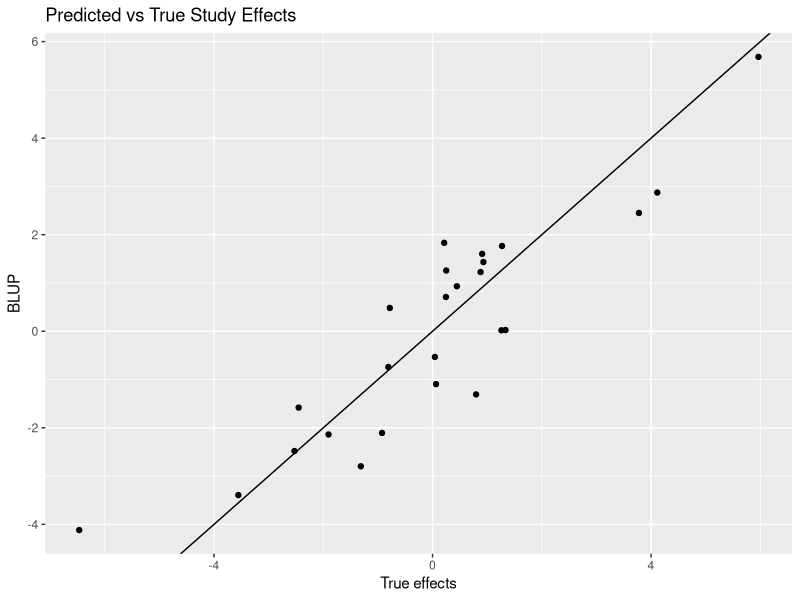
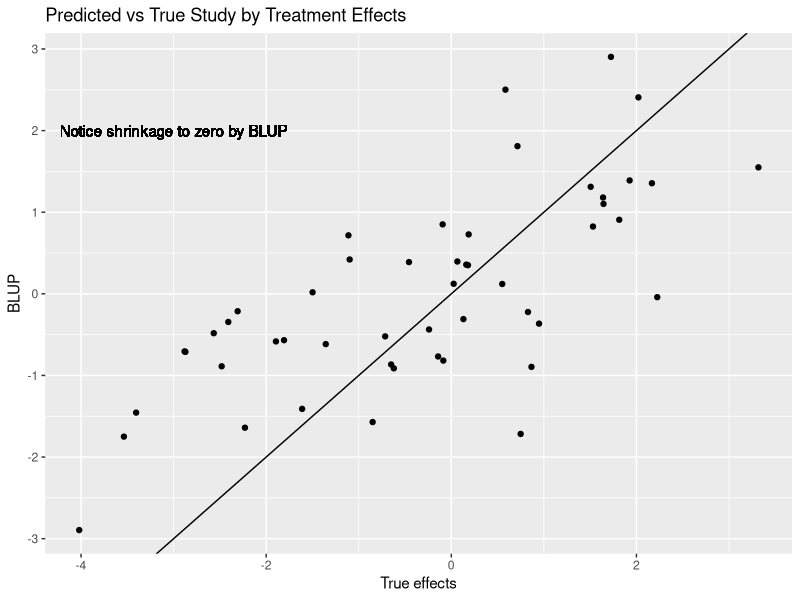
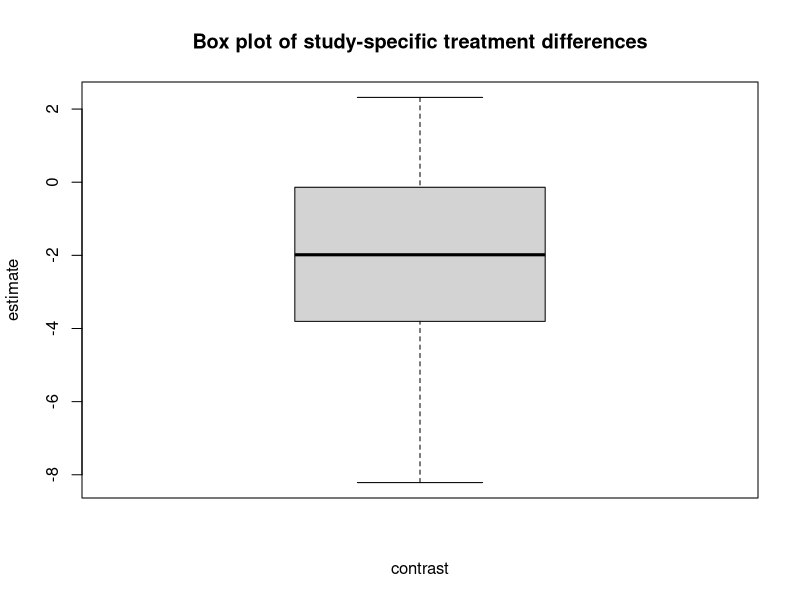

These charts were generated, in order, by the following R code: (Note: this script raises an error after producing the figures.)
## ---- chunk 1
knitr::opts_chunk$set(echo = TRUE,root.dir="C:/Users/Robert J. Tempelman/OneDrive - Michigan State University/Tempelman/Meta_analysis/Simulation")
# set default directory
## ---- chunk 2
library(tidyverse,ggplot2)
rm(list=ls())
set.seed(50)  # set seed for reproducibility.
heterorun = TRUE  # you could set this to FALSE for smaller studies.
nStudy = 25  # Number of studies
ntrt = 2     # Number of treatments 
(nreps =sample(seq(40,60,2),nStudy,replace=TRUE)) 
## ---- chunk 3
getwd()  # Let's make sure you're in the right directory
##### THE FOLLOWING JUST SIMULATES SOME DATA BASED ON THE FOLLOWING SPECIFICATIONS   #####
##########################################################################################################
######################## BEGINNING OF SIMULATION #########################################################
##########################################################################################################

# we should all simulate exactly the same data if we use the same seed!!!

# Let's data from a number (nStudy) of studies, each being a completely randomized design involving two treatments.

#We'll set the variance components 

# In a 
sigmae = 5  # residual (within cow) variance
sigmacow = 5  # between-cow variance
sigmastudy = 5  # between-study variance
  # i.e., some studies are characterized by above/below average responses!
sigmastudytrt = 3  # study by trt interaction variance
  # i.e., non-zero sigmastudytrt: treatment differences may randomly differ because of differences in preparations.

cat("number of cows per treatment per study",sep="\n")
 # simulated different number of reps per Study varying anywhere from 40 60 in increments of 2.
# ok typically studies are not really this big but wanting to demonstrate how to estimate heterogeneous residual variances per treatment in a joint analysis
# (a Bayesian analysis would be far more suitable for this.).  Otherwise, we can delete that code.
overallmean = 40
trteffects = seq(-1,+1,length.out=ntrt)  # treatment effects relative to overall mean
(trtlabels = toupper(letters[1:ntrt]))

Studyeffects = rnorm(sd=sqrt(sigmastudy),nStudy)  # simulated study effects

studytrtint = vector(mode="list",length= nStudy)  # simulated study x treatment effects
for (Study in 1:nStudy){
  studytrtint[[Study]]=rnorm(sd = sqrt(sigmastudytrt),ntrt)
}

# save the true study by treatment effects for later.
study_trt = unlist(studytrtint)
Study_Trtlabels = expand.grid(trtlabels,1:nStudy)
Study_Trtlabels = paste0(Study_Trtlabels$Var1,':',Study_Trtlabels$Var2)
study_trt = data.frame(Study_Trtlabels,study_trt)

Study_data <- vector(mode="list",length=nStudy)  # we'll first save the data in this list, separate study for each element

for (Study in 1:nStudy) {
  Trt = rep(trtlabels,each=nreps[Study]) # get trt label assignments for each record
  Cow = seq(1:(ntrt*nreps[Study]))  # and cow labels for each record
  Trt_effects = rep(trteffects,each=nreps[Study])  #along with their effects
  Trt_Study_effects = rep(studytrtint[[Study]],each=nreps[Study]) # and the trt*study effects
  residuals = rnorm(sd = sqrt(sigmae+sigmacow),ntrt*nreps[Study]) # and finally the residuals
  FCM = round(overallmean + Trt_effects + Studyeffects[Study] + Trt_Study_effects + residuals,2)  # generate the record and round to 2nd decimal
  Study_data[[Study]] = data.frame(Study,Trt,Cow,FCM)  #store it.
}  

overallCRDdata = bind_rows(Study_data) %>% # the entire data set
    mutate(across(!starts_with('FCM'), as.factor))
cat("variable summary on meta-dataset",sep="\n")
str(overallCRDdata)
head(overallCRDdata)
write_csv(overallCRDdata,"overallCRDdata.csv")

##########################################################################################################
######################## END OF SIMULATION ###############################################################
##########################################################################################################
## ---- chunk 4
# Analysis of raw data

#IPD (Individual Performance Data)
# using raw data for data analyses
# assuming equal residual variances for each study

library(emmeans)  # library useful for computing treatment means and mean differences
emm_options(pbkrtest.limit = nrow(overallCRDdata))  # allows KR degrees of freedom for specified size of dataset (default = 3000)
  # naive analysis that ignores study effects

# Common effects analysis (Ignoring Study Heterogeneity!)
fixed_analysis = lm(FCM~Trt,data=overallCRDdata)  # Fit Trt as only factor
summary(fixed_analysis)
fixed_Trt= emmeans(fixed_analysis,"Trt")
(fixed_effects_means = summary(fixed_Trt))
(fixed_effects_diff = pairs(fixed_Trt))
## ---- chunk 5
library(lme4)  # mixed model procedure in R.
overall_analysis = lmer(FCM~Trt+(1|Study/Trt),data=overallCRDdata)  # Fit Trt as Fixed, Study and Study*Trt as random
summary(overall_analysis)
lsmeansraw_Trt= emmeans(overall_analysis,"Trt")
(overall_meansraw = summary(lsmeansraw_Trt))
(effectsize_raw = pairs(lsmeansraw_Trt))
## ---- chunk 6
# This is really not important but it might be need to see how the estimated (Predicted) study effects line up with the truth
# Estimated ("Predicted") Study Effects
BLUP_Studyeffects = coef(overall_analysis)$Study[,1]-mean(coef(overall_analysis)$Study[,1])  # need to subtract the mean to express relative to zero
trt = data.frame(Studyeffects,BLUP_Studyeffects)
# Plot Estimated ("Predicted") Study Effects vs True Study Effects
ggplot(data=trt,aes(x=Studyeffects ,y=BLUP_Studyeffects)) + geom_point() + geom_abline(intercept=0,slope=1) +
  ggtitle("Predicted vs True Study Effects") +
  xlab("True effects") + 
  ylab("BLUP")

## ---- chunk 7
# Let's do the same thing for the study by treatment effects
#Estimated study by treatment effects 
BLUP_study_trt = coef(overall_analysis)$`Trt:Study`[,1]-mean(coef(overall_analysis)$`Trt:Study`[,1]) # need to subtract the mean to express relative to zero
BLUP_study_trt = data.frame(rownames(coef(overall_analysis)$`Trt:Study`),BLUP_study_trt)
colnames(BLUP_study_trt) = c("Study_Trtlabels","BLUP_study_trt")
study_trt = study_trt %>%
   left_join(BLUP_study_trt,by=c("Study_Trtlabels"))
# Plot Estimated ("Predicted") Study by Treatment Effects vs True Study by Treatment Effects
ggplot(study_trt,aes(x=study_trt ,y=BLUP_study_trt)) + geom_point() + geom_abline(intercept=0,slope=1) +
  ggtitle("Predicted vs True Study by Treatment Effects") +
  xlab("True effects") + 
  ylab("BLUP") +
  geom_text(x=-3, y=2, label="Notice shrinkage to zero by BLUP")

## ---- chunk 8
if(heterorun) {
library(nlme)
# modeling heterogeneous residual variances across Studies and including random effects of Study and Treatment by Study
##  THIS MIGHT BE CONSIDERED THE REFERENCE ANALYSIS AGAINST A META-ANALYSIS ONLY USING SUMMARY STATISTICS IF INDIVIDUAL COW DATA WAS READILY AVAILABLE AND RESIDUAL VARIABILITY WAS TRULY HETEROGENEOUS ACROSS STUDIES
##  HOWEVER THIS MIGHT NOT TYPICALLY CONVERGE IF INDIVIDUAL STUDIES ARE "SMALL"
### FURTHERMORE, IF OTHER VARIANCE COMPONENTS ARE TRULY HETEROGENEOUS ACROSS STUDIES, THEN THIS IS REALLY NOT THE RIGHT REFERENCE ANALYSIS
### WOULD NEED A BAYESIAN APPROACH TO MODEL HETEROGENEOUS VARIANCE COMPONENTS ACROSS STUDIES BUT BEYOND SCOPE OF THIS WORKSHOP.
hetero.lme <- lme(FCM ~ Trt , data=overallCRDdata, random = ~ 1|Study/Trt, weights=varIdent(form = ~ 1 | Study),method="REML")  # this will not always converge
summary(hetero.lme)  
lsmeansraw_Trt_hetero= emmeans(hetero.lme,"Trt")
(overall_meansraw_hetero = summary(lsmeansraw_Trt_hetero))


# doesn't seem to be a big difference between the two (hetero versus homogeneous residual variances)
(effectsize_raw_hetero  = pairs(lsmeansraw_Trt_hetero))
effectsize_raw
}

## ---- chunk 9
 #need to create some functions first.
# need to create a separate function for model
separate_model = function(df) {
  lm(FCM~Trt,data=df)
}

# function to save the mean trt difference for each Study
contrast = function(model) {
  lsmeans_Trt= emmeans(model,"Trt")
  effectsize = pairs(lsmeans_Trt)
  effectsize = as.data.frame(summary(effectsize))
  return(effectsize)
}

# function to save the trt means for each Study
lsmeans = function(model) {
  lsmeans_Trt= emmeans(model,"Trt")
  means = summary(lsmeans_Trt)
  return(means)
}

## ---- chunk 10
Study1_analysis = lm(FCM~Trt,data=filter(overallCRDdata,Study==1))
joint_tests(Study1_analysis)
summary(Study1_analysis)
lsmeans(Study1_analysis)
contrast(Study1_analysis)

## ---- chunk 11
Study_specific_contrasts = overallCRDdata %>%
  group_by(Study) %>%
  nest() %>%
  mutate(model = map(data,separate_model)) %>%
  mutate(effectsize = map(model,contrast)) %>%
  mutate(nrec = as.numeric(map(data,nrow))) %>% 
  unnest(effectsize)    %>%
  dplyr::select(-c(data,model)) %>%
  mutate(weight = (1/SE)^2) %>%  # What i use in the mixed model
  mutate(sampvar = SE^2)         # What the r package metafor needs

head(Study_specific_contrasts)
## ---- chunk 12
# this might not be too helpful to look at if there is a lot of differences in standard errors between studies.
boxplot(estimate~contrast,main="Box plot of study-specific treatment differences",data=Study_specific_contrasts)
# let's just consider the A-B contrast for now
Study_specific_contrastsAB = filter(Study_specific_contrasts,contrast=='A - B')
## ---- chunk 13
weighted.mean(Study_specific_contrastsAB$estimate,Study_specific_contrastsAB$weight)
(stderr = (sum(Study_specific_contrastsAB$weight))^(-1/2))
## ---- chunk 14
# glmmTMB is used because it allows one to fix the residual variance to 1 (just a "trick" to allow proper weightings by 1/SE^2 which already reflect residual var!)
library(glmmTMB)
# overall mean model
FM_1meta <- glmmTMB(estimate ~ 1 ,
                weights = weight,
                family = gaussian,
                REML=TRUE,
                data = Study_specific_contrastsAB,
                start = list(betad = log(1)),  # fix residual variance = 1
                map = list(betad = factor(NA))
)
summary(FM_1meta)
## ---- chunk 15
library(metafor)
(res_EE = rma.uni(yi=estimate,vi=sampvar,data=Study_specific_contrastsAB,method="EE"))  # common effects
forest(res_EE)
## ---- chunk 16

library(glmmTMB)
# random effects model
RM_1meta <- glmmTMB(estimate ~ 1 + (1|Study),  
              weights = weight,
              family = gaussian,
              REML=TRUE,
              data = Study_specific_contrastsAB,
              start = list(betad = log(1)),  # fix residual variance = 1
              map = list(betad = factor(NA))
)
summary(RM_1meta)

## ---- chunk 17
vc = VarCorr(RM_1meta)  # variance components
print(vc,comp=("Variance"))

## ---- chunk 18
(res_REML = rma.uni(yi=estimate,vi=sampvar,data=Study_specific_contrastsAB,method="REML"))  # default
forest(res_REML)
## ---- chunk 19

# mixed model
anova(res_EE,res_REML)  # likelihood ratio test to test for differences in heterogeneity.

# metafor has it built in too
anova(FM_1meta,RM_1meta)  # this works too.

## ---- chunk 20
# confirming the metafor CI on the effect size using the mixed model analysis.
Studyvar = c(((VarCorr(RM_1meta))["cond"]$cond$Study))
overallest = coef(summary(RM_1meta))$cond
cat("Confidence Interval",sep="\n")
(LCL = overallest[1,"Estimate"]- 1.96*overallest[1,"Std. Error"])
(UCL = overallest[1,"Estimate"]+ 1.96*overallest[1,"Std. Error"])

# Prediction intervals
# useful for determining uncertainty for  a future experiment.
cat("Prediction Interval",sep="\n")
(LPL = overallest[1,"Estimate"]- 1.96*sqrt(overallest[1,"Std. Error"]^2 + Studyvar))
(UPL = overallest[1,"Estimate"]+ 1.96*sqrt(overallest[1,"Std. Error"]^2 + Studyvar))

## ---- chunk 21
# Suppose you have study specific means instead
# often referred to as "arm-based" (rather than contrast-based) analysis.

# We'll also save the Study_specific means in a different file.
# Their differences should correspond to the study-specific contrasts in the above file.
Study_specific_means = overallCRDdata %>%
  group_by(Study) %>%
  nest() %>%
  mutate(model = map(data,separate_model)) %>%
  mutate(lsmeans = map(model,lsmeans)) %>%
  mutate(nrec = as.numeric(map(data,nrow))) %>% 
  unnest(lsmeans)    %>%
  dplyr::select(-c(data,model,lower.CL,upper.CL)) %>%
  mutate(weights = (1/SE^2),sampvar = SE^2)

head(Study_specific_means)

boxplot(emmean~Trt,data=Study_specific_means,main="Study-specific treatment means")
## ---- chunk 22
# this is what many animal scientists seem to be doing.
RM_0arm <- glmmTMB(emmean ~ Trt + (1|Study),
                     weights = (1/SE^2),
                     family = gaussian,
                     REML=TRUE,
                     data = Study_specific_means,
                     start = list(betad = log(1)),  # fix residual variance = 1
                     map = list(betad = factor(NA))
)
summary(RM_0arm)
lsmeans_R0_Trt= emmeans(RM_0arm,"Trt")
summary(lsmeans_R0_Trt)
(effectsize_R0_Trt = pairs(lsmeans_R0_Trt))
# this standard error is typically underreported...compare it to what we observed from analyzing the raw data!!
cat("Compare this to inferences from analyzing the raw data",sep="\n")
effectsize_raw
## ---- chunk 23
# you need to model random inconsistency as well!   
# (this is model R1 in Madden et al. (2016))
RM_1arm <- glmmTMB(emmean ~ Trt + (1|Study/Trt),
                weights = (1/SE^2),
                family = gaussian,
                REML=TRUE,
                data = Study_specific_means,
                start = list(betad = log(1)),  # fix residual variance = 1
                map = list(betad = factor(NA))
)
# (this is also model R1 in Madden et al. (2016))
summary(RM_1arm) 
lsmeans_R1_Trt= emmeans(RM_1arm,"Trt")
summary(lsmeans_R1_Trt)
(effectsize_R1_Trt = pairs(lsmeans_R1_Trt))
cat("Compare this to inferences from analyzing the raw data",sep="\n")
effectsize_raw
## ---- chunk 24
# The following is an alternative based on separate variances for each treatment
# Model R3 in Madden et al. 2016...specifies study variances to be different for each treatment (UN= unstructured)
RM_3arm <- glmmTMB(emmean ~ Trt + (Trt-1|Study),
                     weights = (1/SE^2),
                     family = gaussian,
                     REML=TRUE,
                     data = Study_specific_means,
                     start = list(betad = log(1)),  # fix residual variance = 1
                     map = list(betad = factor(NA))
)
summary(RM_3arm)
lsmeans_R3_Trt= emmeans(RM_3arm,"Trt")
summary(lsmeans_R3_Trt)
(effectsize_R3_Trt = pairs(lsmeans_R3_Trt))
## ---- chunk 25
# The following is an alternative based on separate variances for each treatment
# Model R3 in Madden et al. 2016...specifies study variances to be different for each treatment (UN= unstructured)
RM_wrong<- glmmTMB(emmean ~ Trt + (1|Study),
                     weights = (1/SE^2),
                     family = gaussian,
                     REML=TRUE,
                     data = Study_specific_means
)
summary(RM_wrong)
emmeans(RM_wrong,"Trt")
summary(emmeans(RM_wrong,"Trt"))
(effectsize_R3_Trt = pairs(emmeans(RM_wrong,"Trt")))
cat("Compare this to inferences from analyzing the raw data",sep="\n")
effectsize_raw
## ---- chunk 26
#Need to use the multivariate option of metafor!!
library(metafor)
# incomplete accounting for heterogeneity -> does not model random inconsistency!
(res.mv0a <- rma.mv(emmean, sampvar, mods = ~ Trt , random = ~ 1|Study,  data=Study_specific_means)) 
# for inferences on contrasts
(res.mv0b <- rma.mv(emmean, sampvar, mods = ~ Trt -1 , random = ~ 1|Study,  data=Study_specific_means)) 
# for inferences on means

# this is equivalent to modeling Study and Study*Trt as independent random effects (as in RM_means1) 
#Model R1 in Madden et al. (2016) which is equivalent to compound symmetry
(res.mv1a <- rma.mv(emmean, sampvar, mods = ~ Trt , random = ~ Trt | Study, struct="CS", data=Study_specific_means))  
# for inferences on contrasts
(res.mv1b <- rma.mv(emmean, sampvar, mods = ~ Trt -1 , random = ~ Trt | Study, struct="CS", data=Study_specific_means)) 
# for inferences on means

#Model R2 in Madden et al. (2016)  # Heterogeneous compound symmetry
(res.mv2a <- rma.mv(emmean, sampvar, mods = ~ Trt  , random = ~ Trt | Study, struct="HCS", data=Study_specific_means)) 
# for inferences on contrasts
(res.mv2b <- rma.mv(emmean, sampvar, mods = ~ Trt -1 , random = ~ Trt | Study, struct="HCS", data=Study_specific_means)) 
# for inferences on means

# Model R3 in Madden et al. (2016)  # Unstructured
(res.mv3a <- rma.mv(emmean, sampvar, mods = ~ Trt , random = ~ Trt | Study, struct="UN", data=Study_specific_means)) 
# for inferences on contrasts
(res.mv4b <- rma.mv(emmean, sampvar, mods = ~ Trt -1 , random = ~ Trt | Study, struct="UN", data=Study_specific_means)) 
# for inferences on means

## ---- chunk 27
anova(RM_0arm,RM_1arm,RM_3arm) # using mixed model
anova(res.mv1a,res.mv3a)
## ---- chunk 28
Study_specific_SEM = Study_specific_means %>% 
   filter(Trt =='A' | Trt=='B')%>%
   group_by(Study) %>%
   summarize(SEM=mean(SE))

Study_specific_SED = Study_specific_contrastsAB %>% 
   group_by(Study) %>%
   summarize(SED=mean(SE))

SEM_SED_compare = Study_specific_SEM %>%
    left_join(Study_specific_SED,by="Study") %>%
    mutate(SEM_SED_ratio = SEM/SED)

head(SEM_SED_compare)
